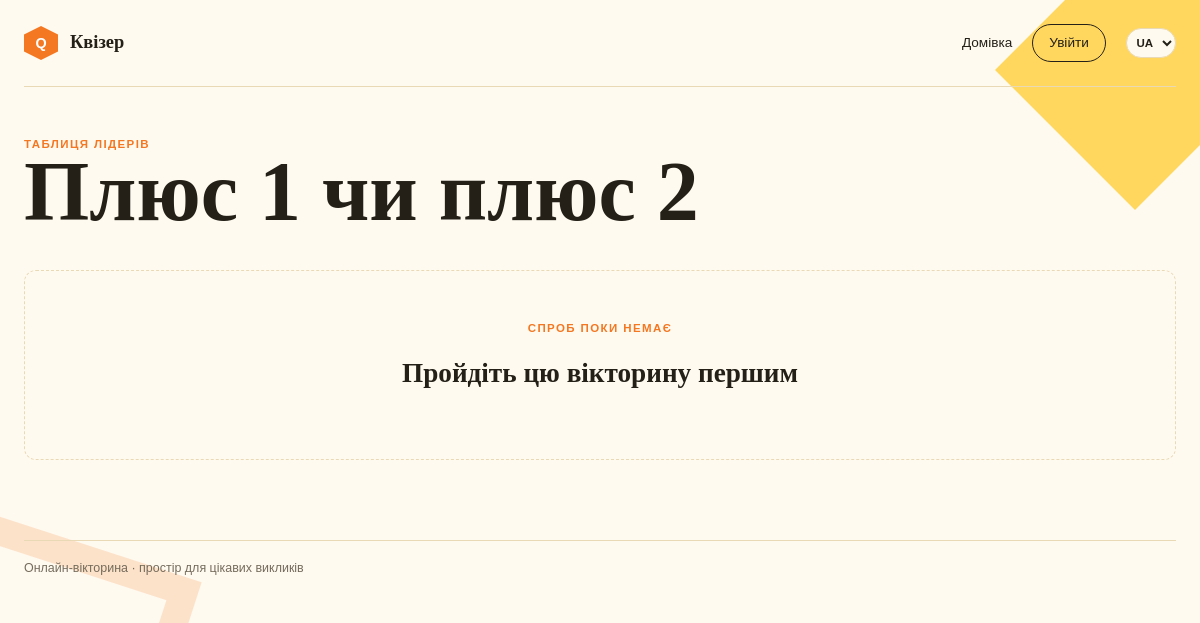
The page /quizzes/1/rating/ on the database as committed earlier.
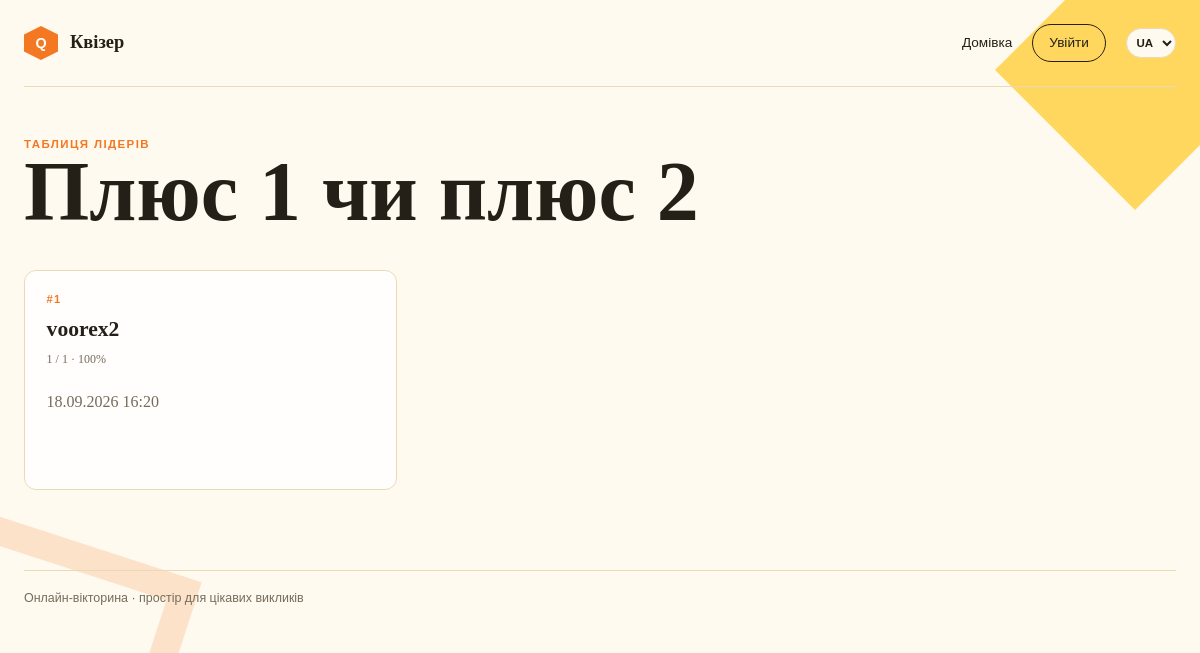
The same page on the database as committed later.
### quizzes/models.py (models this page shows, shortened)
class QuizAttempt(models.Model):
    quiz = models.ForeignKey(Quiz, on_delete=models.CASCADE, related_name='attempts')
    user = models.ForeignKey(
        settings.AUTH_USER_MODEL,
        on_delete=models.CASCADE,
        related_name='quiz_attempts',
        null=True,
        blank=True,
    )
    score = models.PositiveIntegerField(default=0)
    total = models.PositiveIntegerField(default=0)
    percentage = models.PositiveIntegerField(default=0)
    created_at = models.DateTimeField(auto_now_add=True)
    class Meta:
        ordering = ('-created_at',)
        verbose_name = _('Quiz attempt')
        verbose_name_plural = _('Quiz attempts')

### quizzes/views.py (the view)
# urls.py: path('<int:pk>/rating/', quiz_rating_view, name='quiz_rating'),
def quiz_rating_view(request, pk):
    quiz = get_object_or_404(Quiz.objects.prefetch_related('attempts__user'), pk=pk, is_published=True)
    if not _can_access_quiz(request, quiz):
        return redirect('quiz_join')
    attempts = quiz.attempts.select_related('user').order_by('-percentage', '-score', 'created_at')
    return render(request, 'quizzes/quiz_rating.html', {'quiz': quiz, 'attempts': attempts})

### quizzes/context_processors.py (called while the page is built)
def notification_count(request):
    if not request.user.is_authenticated:
        return {}
    return {'unread_notifications': request.user.notifications.filter(
        is_read=False, quiz__is_published=True, quiz__is_private=False).count()}

### quizzes/views.py (called while the page is built)
def _can_access_quiz(request, quiz):
    return not quiz.is_private or quiz.owner_id == request.user.id or request.session.get(f'joined_quiz_{quiz.pk}')

### quizzes/templates/quizzes/quiz_rating.html (shortened to what this page needs)
{% extends 'login/base.html' %}
{% load i18n %}
{% block content %}
<div class="content-header">
    <div>
        <p class="eyebrow">{% trans 'Leaderboard' %}</p>
        <h1>{{ quiz.title }}</h1>
    </div>
</div>
{% if attempts %}
<div class="quiz-card-grid">
    {% for attempt in attempts %}
        <article class="quiz-card">
            <span class="card-label">#{{ forloop.counter }}</span>
            <h2>{{ attempt.user.username|default:_('Guest') }}</h2>
            <p class="card-stats">{{ attempt.score }} / {{ attempt.total }} · {{ attempt.percentage }}%</p>
            <p>{{ attempt.created_at|date:'d.m.Y H:i' }}</p>
        </article>
    {% endfor %}
</div>
{% else %}
<div class="empty-state">
    <p class="eyebrow">{% trans 'No attempts yet' %}</p>
    <h2>{% trans 'Be the first one to complete this quiz' %}</h2>
</div>
{% endif %}
{% endblock %}

Rows that differ between the two databases and show on the page:
added QuizAttempt: user.username "voorex2", score "1", total "1", percentage "100", created_at "18.09.2026 16:20"
Other text that changed with them:
text no longer shown: "СПРОБ ПОКИ НЕМАЄ Пройдіть цю вікторину першим"
